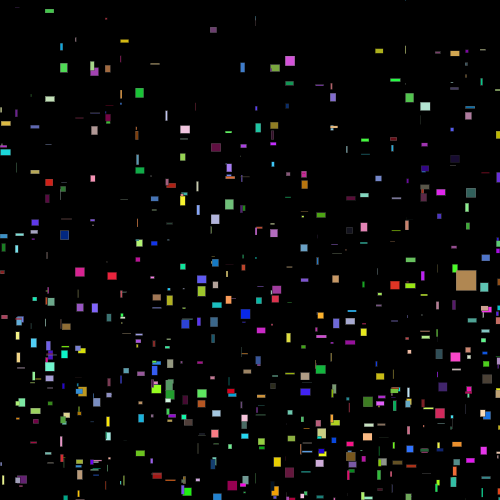
Frame 1 (no input)
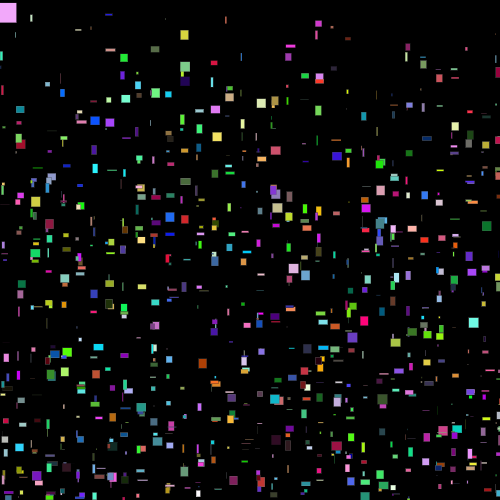
Frame 60 (the mouse pressed at the canvas centre just before this capture)
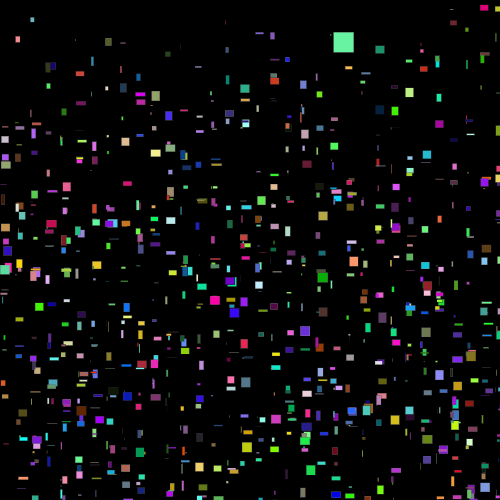
Frame 120 (the mouse held since frame 60 and released just before this capture)

The Processing sketch that drew these frames (run headless with seeded random() and noise(); from frame 60 on, the mouse is pressed at the canvas centre):

// Processing sketch: processing_87256
// ── processing_87256.pde

float r = random(255);
float g = random(255);
float b = random(255);
float angle = 0.0;
float speed = 0.05;
float scaleX = 2.0;
float scaleY = 1.5;
float v = 0.0;
float inc = 0.3;

void setup() {
  size (500, 500);
  smooth();
}

void draw() {
  background(0);
  float n = map(sin(v), -1, 1, 50, 150);
  v += inc;
  
  for (int y=0; y<height; y+=15) {
    for (int x=0; x<width; x+=15) {
      float p = noise(x/50.0, y/25.0) * (random(10));
      stroke(random(0, 150), random(50, 100));
      fill(random(255), random(255), random(255));
      rect(x+p, y+p*n, random(10), random(10));
      //r = r + random(-50, 50);
      //g = g + random(-50, 50);
      //b = b + random(-50, 50);
    }
  }

  float x = random(250) + cos(angle) * 150;
  float y = random(200) + sin(angle) * 150;

  x += cos(angle * scaleX) * 100;
  y += cos(angle * scaleY) * 100;
  fill(random(255), random(255), random(255));
  rect(x, y, 20, 20);

  angle += speed;
}
